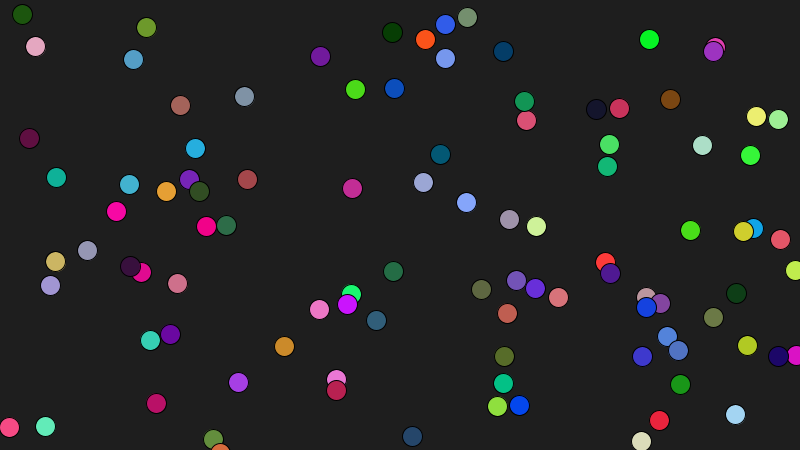
Frame 1 (no input)
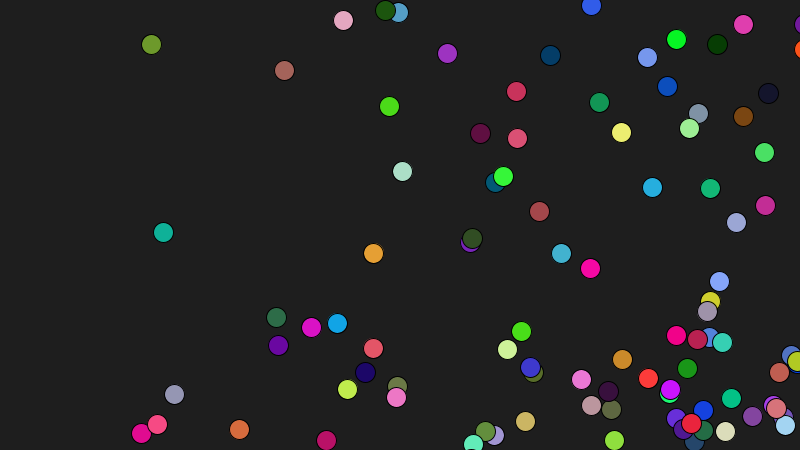
Frame 60 (the mouse pressed at the canvas centre just before this capture)
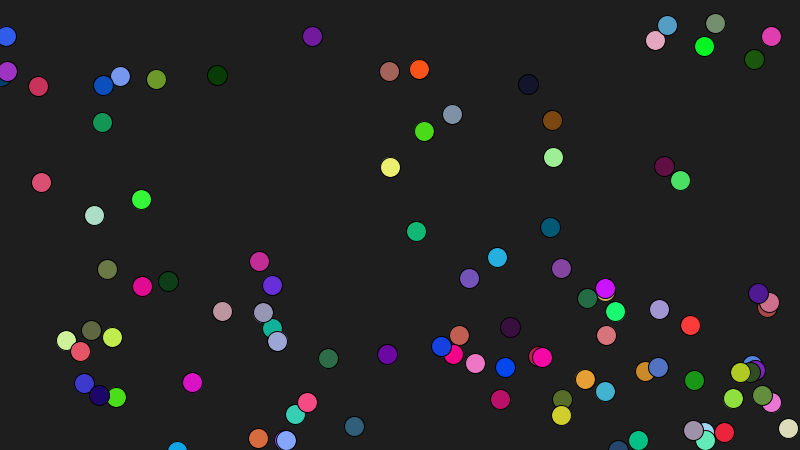
Frame 120 (the mouse held since frame 60 and released just before this capture)

The Processing sketch that drew these frames (run headless with seeded random() and noise(); from frame 60 on, the mouse is pressed at the canvas centre):

// Processing sketch: processing_56236
// ── processing_56236.pde

float gravity = 0.8;
Ball[] Balls;


void setup() {
  size (800, 450);
  background(30);
  Balls = new Ball[100];
  PVector aux;
  for (int i = 0; i<Balls.length; i++) {
    aux = new PVector(random(width), random(height));
    Balls[i] = new Ball(aux, new PVector(random(10),random(10)),int(random(255)), int(random(255)), int(random(255)));
  }
}

void draw () {
  background(30);
  for (int i = 0; i<Balls.length; i++) {
    Balls[i].Udpate();
  }
}

class Ball {
  PVector direction;
  PVector position;
  int R, G, B;
  Ball (PVector iposition, PVector idirection, int iR, int iG, int iB){
    R=iR;
    G=iG;
    B=iB;
    direction = idirection;
    position = iposition;
  }
  
  void Udpate(){
    direction.y = direction.y + gravity;
    position.x += direction.x;
    position.y += direction.y; 
    
    fill (R, G, B);
    ellipse (position.x, position.y, 20, 20);
    
    if (position.x >= width) {direction.x = -direction.x;}
    if (position.x <= 0) {direction.x = -direction.x;}
    
    if (position.y > height) {
      direction.y = -abs(direction.y);
      if (abs(direction.y)<1) {
        direction.y=0;
      }
      position.y = height;
    }
  } 
}
